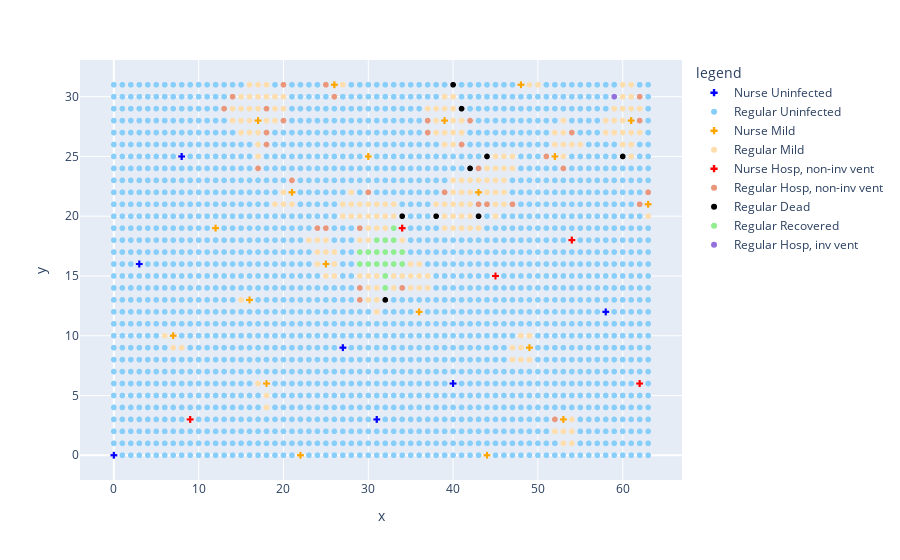

Notebook code cell kept with this figure:
### Markdown cell above
After 30 days, some deaths occur. The default number of invasive (intubating) ventilators per population in this simulation is based on Canadian data on ICU beds (13.5/100000), and in this simulation of 2048 individuals that fit onto a 2D grid, the number of ventilators is rounded up to 1. The simulator assumes that a patient who requires an invasive ventilator and cannot get one will die, and that any hospitalized patient who cannot get a nurse will die.

### Code cell
sim.showSpread(df, 30)

### Figure 1 — Plotly figure (JSON) as saved in the notebook; plotly's stock layout.template omitted (floating-point values rounded to 4 significant figures; data arrays with more than 128 entries replaced by an {"elided": "..."} marker saying what was removed)
{"data": [{"hoverlabel": {"namelength": 0}, "hovertemplate": "legend=Nurse Uninfected<br>x=%{x}<br>y=%{y}", "legendgroup": "Nurse Uninfected", "marker": {"color": "blue", "symbol": "cross"}, "mode": "markers", "name": "Nurse Uninfected", "showlegend": true, "type": "scattergl", "x": [0, 31, 40, 27, 58, 3, 8], "xaxis": "x", "y": [0, 3, 6, 9, 12, 16, 25], "yaxis": "y"}, {"hoverlabel": {"namelength": 0}, "hovertemplate": "legend=Regular Uninfected<br>x=%{x}<br>y=%{y}", "legendgroup": "Regular Uninfected", "marker": {"color": "lightskyblue", "symbol": "circle"}, "mode": "markers", "name": "Regular Uninfected", "showlegend": true, "type": "scattergl", "x": {"elided": "1771 int values"}, "xaxis": "x", "y": {"elided": "1771 int values"}, "yaxis": "y"}, {"hoverlabel": {"namelength": 0}, "hovertemplate": "legend=Nurse Mild<br>x=%{x}<br>y=%{y}", "legendgroup": "Nurse Mild", "marker": {"color": "orange", "symbol": "cross"}, "mode": "markers", "name": "Nurse Mild", "showlegend": true, "type": "scattergl", "x": [22, 44, 53, 18, 49, 7, 36, 16, 25, 12, 63, 21, 43, 30, 52, 17, 39, 61, 26, 48], "xaxis": "x", "y": [0, 0, 3, 6, 9, 10, 12, 13, 16, 19, 21, 22, 22, 25, 25, 28, 28, 28, 31, 31], "yaxis": "y"}, {"hoverlabel": {"namelength": 0}, "hovertemplate": "legend=Regular Mild<br>x=%{x}<br>y=%{y}", "legendgroup": "Regular Mild", "marker": {"color": "navajowhite", "symbol": "circle"}, "mode": "markers", "name": "Regular Mild", "showlegend": true, "type": "scattergl", "x": {"elided": "182 int values"}, "xaxis": "x", "y": {"elided": "182 int values"}, "yaxis": "y"}, {"hoverlabel": {"namelength": 0}, "hovertemplate": "legend=Nurse Hosp, non-inv vent<br>x=%{x}<br>y=%{y}", "legendgroup": "Nurse Hosp, non-inv vent", "marker": {"color": "red", "symbol": "cross"}, "mode": "markers", "name": "Nurse Hosp, non-inv vent", "showlegend": true, "type": "scattergl", "x": [9, 62, 45, 54, 34], "xaxis": "x", "y": [3, 6, 15, 18, 19], "yaxis": "y"}, {"hoverlabel": {"namelength": 0}, "hovertemplate": "legend=Regular Hosp, non-inv vent<br>x=%{x}<br>y=%{y}", "legendgroup": "Regular Hosp, non-inv vent", "marker": {"color": "darksalmon", "symbol": "circle"}, "mode": "markers", "name": "Regular Hosp, non-inv vent", "showlegend": true, "type": "scattergl", "x": [52, 29, 29, 34, 24, 25, 29, 43, 44, 47, 62, 30, 39, 63, 21, 17, 43, 53, 51, 18, 41, 18, 37, 54, 20, 37, 42, 62, 13, 18, 14, 26, 62, 20, 25], "xaxis": "x", "y": [3, 13, 14, 14, 19, 19, 19, 21, 21, 21, 21, 22, 22, 22, 23, 24, 24, 24, 25, 26, 26, 27, 27, 27, 28, 28, 28, 28, 29, 29, 30, 30, 30, 31, 31], "yaxis": "y"}, {"hoverlabel": {"namelength": 0}, "hovertemplate": "legend=Regular Dead<br>x=%{x}<br>y=%{y}", "legendgroup": "Regular Dead", "marker": {"color": "black", "symbol": "circle"}, "mode": "markers", "name": "Regular Dead", "showlegend": true, "type": "scattergl", "x": [32, 34, 38, 43, 42, 44, 60, 41, 40], "xaxis": "x", "y": [13, 20, 20, 20, 24, 25, 25, 29, 31], "yaxis": "y"}, {"hoverlabel": {"namelength": 0}, "hovertemplate": "legend=Regular Recovered<br>x=%{x}<br>y=%{y}", "legendgroup": "Regular Recovered", "marker": {"color": "lightgreen", "symbol": "circle"}, "mode": "markers", "name": "Regular Recovered", "showlegend": true, "type": "scattergl", "x": [32, 32, 29, 30, 31, 32, 33, 34, 29, 30, 31, 32, 33, 34, 31, 32, 33, 33], "xaxis": "x", "y": [14, 15, 16, 16, 16, 16, 16, 16, 17, 17, 17, 17, 17, 17, 18, 18, 18, 19], "yaxis": "y"}, {"hoverlabel": {"namelength": 0}, "hovertemplate": "legend=Regular Hosp, inv vent<br>x=%{x}<br>y=%{y}", "legendgroup": "Regular Hosp, inv vent", "marker": {"color": "mediumpurple", "symbol": "circle"}, "mode": "markers", "name": "Regular Hosp, inv vent", "showlegend": true, "type": "scattergl", "x": [59], "xaxis": "x", "y": [30], "yaxis": "y"}], "layout": {"legend": {"title": {"text": "legend"}, "tracegroupgap": 0}, "margin": {"t": 60}, "xaxis": {"anchor": "y", "domain": [0, 1], "title": {"text": "x"}}, "yaxis": {"anchor": "x", "domain": [0, 1], "title": {"text": "y"}}}}
